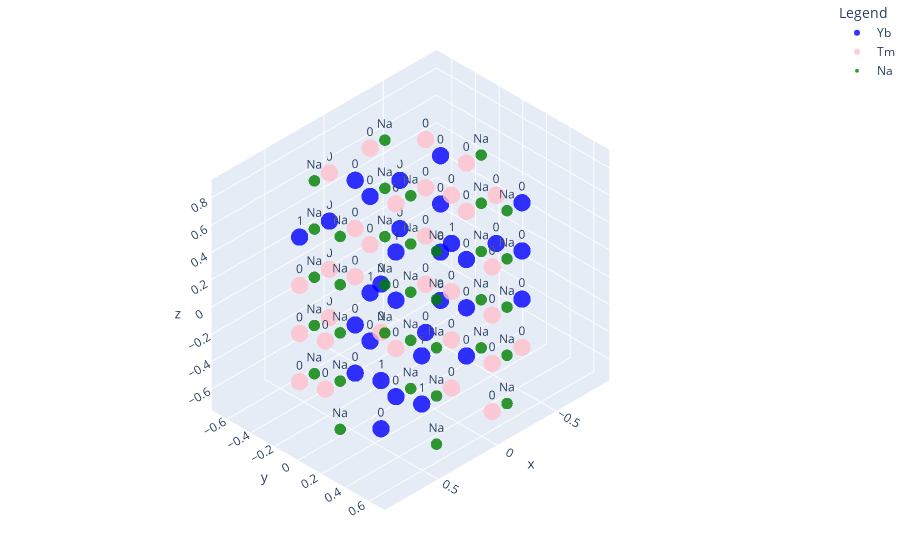

Notebook source saved alongside this figure:
### Code cell
lattice.plot_3d_points_with_na()
